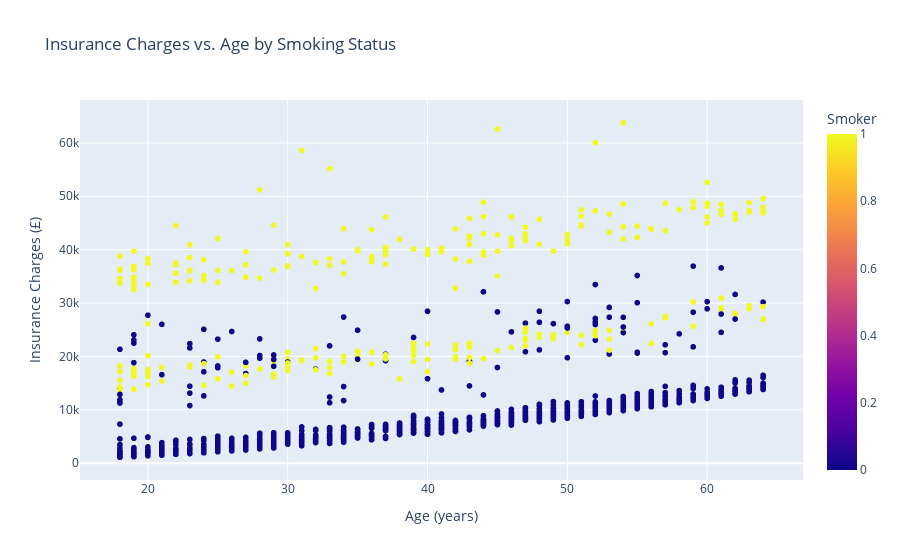

The notebook cell this image was saved under:
### Code cell
# Plot 1: Plotly scatter plot (with PNG export)

# Visualise Insurance Charges vs Age by Smoking Status
fig = px.scatter(
    df, x='age', y='charges', color='smoker',
    title='Insurance Charges vs. Age by Smoking Status',
    labels={'age': 'Age (years)', 'charges': 'Insurance Charges (£)', 'smoker': ' Smoker'}
)
fig.show()

### Figure 1 — Plotly figure (JSON) as saved in the notebook; plotly's stock layout.template omitted (floating-point values rounded to 4 significant figures; data arrays with more than 128 entries replaced by an {"elided": "..."} marker saying what was removed)
{"data": [{"hovertemplate": "Age (years)=%{x}<br>Insurance Charges (£)=%{y}<br> Smoker=%{marker.color}<extra></extra>", "legendgroup": "", "marker": {"color": {"elided": "1337 int values"}, "coloraxis": "coloraxis", "symbol": "circle"}, "mode": "markers", "name": "", "showlegend": false, "type": "scattergl", "x": {"elided": "1337 int values"}, "xaxis": "x", "y": {"elided": "1337 float values"}, "yaxis": "y"}], "layout": {"coloraxis": {"colorbar": {"title": {"text": " Smoker"}}, "colorscale": [[0, "#0d0887"], [0.1111, "#46039f"], [0.2222, "#7201a8"], [0.3333, "#9c179e"], [0.4444, "#bd3786"], [0.5556, "#d8576b"], [0.6667, "#ed7953"], [0.7778, "#fb9f3a"], [0.8889, "#fdca26"], [1, "#f0f921"]]}, "legend": {"tracegroupgap": 0}, "title": {"text": "Insurance Charges vs. Age by Smoking Status"}, "xaxis": {"anchor": "y", "domain": [0, 1], "title": {"text": "Age (years)"}}, "yaxis": {"anchor": "x", "domain": [0, 1], "title": {"text": "Insurance Charges (£)"}}}}
